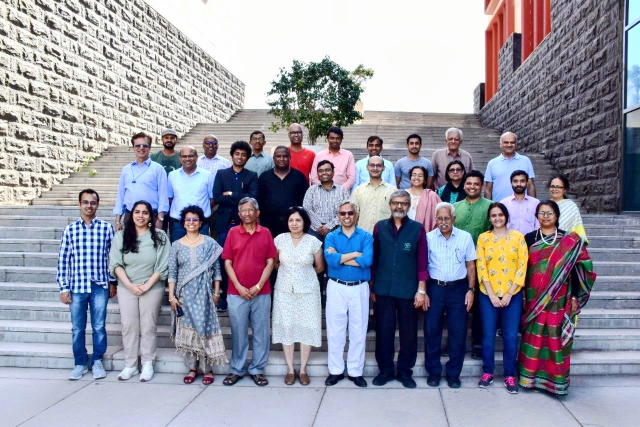
#> input picture Plaksha_Faculty.jpg, 1280 x 854 px (shown at 1/2 size)
$ jupyter execute raghav_lab-5.ipynb
#> lines starting #> are read from the running program, lines starting #| are printed output that depends on the picture; after the words box and inside, x2 and y2 are one past the last pixel; in counts of white or black regions, pixels touching at a corner belong together
#### Instructions

###### Follow the instructions given in comments prefixed with ## and write your code below that.

###### Also fill the partial code in given blanks.

###### Don't make any changes to the rest part of the codes

### Answer the questions given at the end of this notebook within your report.

### You would need to submit your GitHub repository link. Refer to the Section 6: Final Submission on the PDF document for the details.

[cell 1]
import cv2
import numpy as np
import matplotlib.pyplot as plt
from sklearn.cluster import KMeans
from scipy.spatial import distance

[cell 2]
import wandb
from config import API_KEY
wandb.login(key=API_KEY)
wandb.init(project="face_detection_project", name="lab5_experiment")

[cell 3]
## Reading the image plaksha_Faculty.jpg
img = cv2.imread("Plaksha_Faculty.jpg")
#> img is the input picture: shape (854, 1280, 3); mean B, G, R 162.4, 149, 149.2

## Convert the image to grayscale
gray_img = cv2.cvtColor(img, cv2.COLOR_BGR2GRAY)
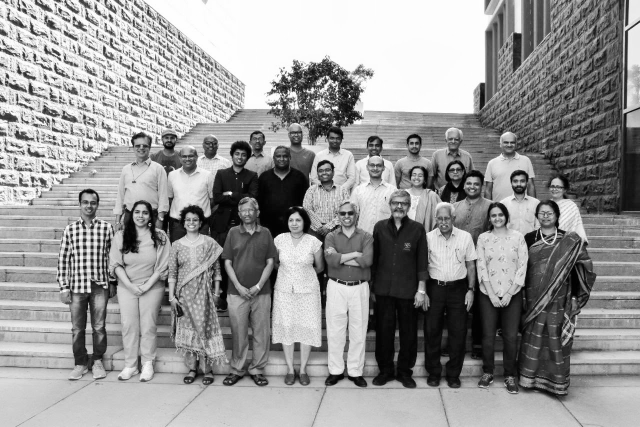
#> gray_img: shape (854, 1280) (shown at 1/2 size); min 0, max 255, mean 150.6

# Loading the required haar-cascade xml classifier file
face_cascade = cv2.CascadeClassifier(cv2.data.haarcascades + "haarcascade_frontalface_default.xml")

# Applying the face detection method on the grayscale image.
## Change the parameters for better detection of faces in your case.
faces_rect = face_cascade.detectMultiScale(gray_img, 1.05, 4, minSize=(25,25), maxSize=(50,50))
#> faces_rect = 30 rows, first 6: [322, 263, 33, 33], [654, 265, 31, 31], [500, 266, 30, 30], [892, 267, 31, 31], [409, 277, 28, 28], [812, 274, 34, 34]

# Define the text and font parameters
text = "Face is detected" ## The text you want to write
font = cv2.FONT_HERSHEY_SIMPLEX  ## Font type
font_scale = 0.5  ## Font scale factor
font_color = (0,0,255)  ## Text color in BGR format (here, it's red)
font_thickness = 1  ## Thickness of the text


# Iterating through rectangles of detected faces
for (x, y, w, h) in faces_rect:
    cv2.rectangle(img, (x, y), (x+w, y+h), (0, 0, 255), 2)
    # Use cv2.putText to add the text to the image, Use text, font, font_scale, font_color, font_thickness here
    cv2.putText(img, text, (x, y-10), font, font_scale, font_color, font_thickness)
#> this loop made 30 passes
#> (x, y, w, h) on passes 1 to 12: (322, 263, 33, 33), (654, 265, 31, 31), (500, 266, 30, 30), (892, 267, 31, 31), (409, 277, 28, 28), (812, 274, 34, 34), (464, 296, 33, 33), (632, 328, 34, 34), (819, 337, 33, 33), (570, 426, 39, 39), (576, 253, 32, 32), (1003, 273, 32, 32)
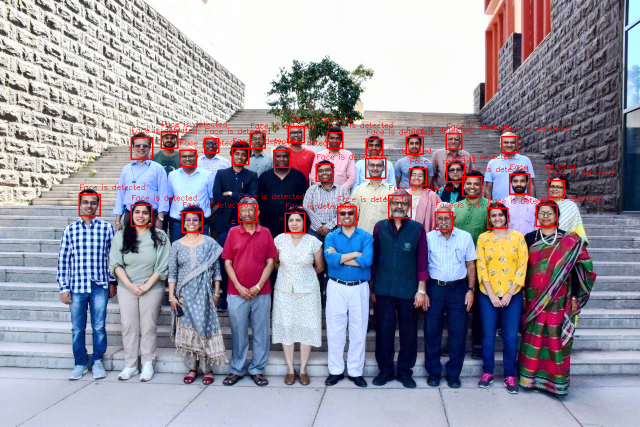
#> img: shape (854, 1280, 3) (shown at 1/2 size); 1.89% of pixels changed, all inside (x1, y1, x2, y2) = (157, 232, 1226, 467)

## Display the image and window title should be "Total number of face detected are #"
# Convert BGR to RGB for proper Matplotlib display
img_rgb = cv2.cvtColor(img, cv2.COLOR_BGR2RGB)

# Display the image inline in the notebook
plt.figure(figsize=(10, 6))
plt.imshow(img_rgb)
plt.axis("off")  # Hide axis
plt.title(f"Total number of faces detected: {len(faces_rect)}")
wandb.log({"Face Detection": wandb.Image(plt.gcf())})
plt.show()

[cell 4]
from matplotlib.offsetbox import OffsetImage, AnnotationBbox
# Extract face region features (Hue and Saturation)
img_hsv = cv2.cvtColor(img, cv2.COLOR_BGR2HSV)
#> img_hsv: shape (854, 1280, 3); mean H, S, V 85.4, 71.5, 174
## call the img and convert it from BGR to HSV and store in img_hsv
hue_saturation = []
face_images = []  # To store detected face images

for (x, y, w, h) in faces_rect:
    face = img_hsv[y:y + h, x:x + w]
    hue = np.mean(face[:, :, 0])
    saturation = np.mean(face[:, :, 1])
    hue_saturation.append((hue, saturation))
    face_images.append(face)
#> this loop made 30 passes
#> (x, y, w, h, hue, saturation) on passes 1 to 12: (322, 263, 33, 33, 57.82, 124.6), (654, 265, 31, 31, 45.65, 142.9), (500, 266, 30, 30, 33.13, 124), (892, 267, 31, 31, 81.31, 108.2), (409, 277, 28, 28, 99.95, 130.7), (812, 274, 34, 34, 57.92, 127.5), (464, 296, 33, 33, 42.56, 134.3), (632, 328, 34, 34, 81.22, 114.8), (819, 337, 33, 33, 36.69, 114.4), (570, 426, 39, 39, 55.81, 115.3), (576, 253, 32, 32, 74.75, 109.2), (1003, 273, 32, 32, 51.71, 106.9)
#> after the loop, face_images = 30 items; hue_saturation = 30 pairs, first value 23.11 to 120.8, second value 87.5 to 142.9

hue_saturation = np.array(hue_saturation)

## Perform k-Means clustering on hue_saturation and store in kmeans
kmeans = KMeans(n_clusters=2, random_state=0).fit(hue_saturation)
centroids = kmeans.cluster_centers_
#> centroids = [[45.12, 120.6], [80.46, 111]]
labels = kmeans.labels_
#> labels = 30 values, max 1 at index 3, min 0 at index 0, mean 0.5

# Create a figure and axis
fig, ax = plt.subplots(figsize=(12, 6))

# Plot the clustered faces with custom markers
for i, (x,y,w,h ) in enumerate(faces_rect):
    im = OffsetImage(cv2.cvtColor(cv2.resize(face_images[i], (20, 20)), cv2.COLOR_HSV2RGB))
    ab = AnnotationBbox(im, (hue_saturation[i, 0], hue_saturation[i, 1]), frameon=False, pad=0)
    ax.add_artist(ab)
    plt.plot(hue_saturation[i, 0], hue_saturation[i, 1])


## Put x label
plt.xlabel("Hue")
## Put y label
plt.ylabel("Saturation")
## Put title
plt.title("Clustered Face Features (Hue & Saturation)")
## Put grid
plt.grid(True)
## show the plot
wandb.log({"Clustered Face Features": wandb.Image(plt.gcf())})
plt.show()
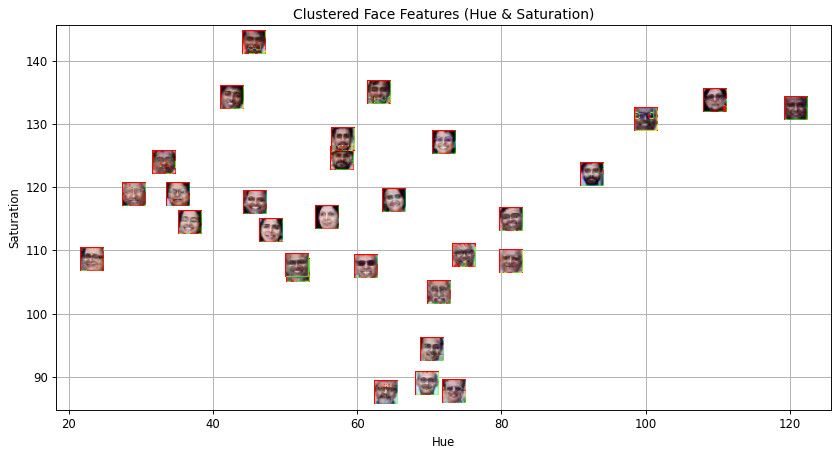
#> figure drawn by matplotlib, 1 panel

[cell 5]
# Create an empty list to store legend labels
legend_labels = []

# Create lists to store points for each cluster
cluster_0_points = []
cluster_1_points = []

# Your code for scatter plot goes here
fig, ax = plt.subplots(figsize=(12, 6))
for i, (x, y, w, h) in enumerate(faces_rect):
    if kmeans.labels_[i] == 0:
        cluster_0_points.append((hue_saturation[i, 0], hue_saturation[i, 1]))
    else:
        cluster_1_points.append((hue_saturation[i, 0], hue_saturation[i, 1]))
#> after the loop, cluster_0_points = [(57.82, 124.6), (45.65, 142.9), (33.13, 124), (57.92, 127.5), (42.56, 134.3), (36.69, 114.4), (55.81, 115.3), (51.71, 106.9), (63.02, 135), (45.8, 117.5), (23.11, 108.5), (28.93, 118.9), (48.03, 113.2), (51.53, 107.6), (35.11, 118.8)]; cluster_1_points = [(81.31, 108.2), (99.95, 130.7), (81.22, 114.8), (74.75, 109.2), (120.8, 132.5), (109.6, 133.8), (72, 127.1), (69.59, 88.9), (92.49, 122), (61.23, 107.5), (65.06, 117.9), (70.27, 94.28), (71.27, 103.4), (73.39, 87.63), (63.96, 87.5)]


cluster_0_points = np.array(cluster_0_points)
#> cluster_0_points = 15 rows, first 8: [57.82, 124.6], [45.65, 142.9], [33.13, 124], [57.92, 127.5], [42.56, 134.3], [36.69, 114.4], [55.81, 115.3], [51.71, 106.9]
# Plot points for cluster 0 in green
plt.scatter(cluster_0_points[:, 0], cluster_0_points[:, 1], color='green', label='Cluster 0')


cluster_1_points = np.array(cluster_1_points)
#> cluster_1_points = 15 rows, first 8: [81.31, 108.2], [99.95, 130.7], [81.22, 114.8], [74.75, 109.2], [120.8, 132.5], [109.6, 133.8], [72, 127.1], [69.59, 88.9]
# Plot points for cluster 1 in blue
plt.scatter(cluster_1_points[:, 0], cluster_1_points[:, 1], color='blue', label='Cluster 1')

# Calculate and plot centroids
centroid_0 = kmeans.cluster_centers_[0]
#> centroid_0 = [45.12, 120.6]
centroid_1 = kmeans.cluster_centers_[1]
#> centroid_1 = [80.46, 111]

# Plot both the centroid for cluster 0 and cluster 1
plt.scatter(centroid_0[0], centroid_0[1], color='black', marker='X', s=100, label='Centroid 0')
plt.scatter(centroid_1[0], centroid_1[1], color='orange', marker='X', s=100, label='Centroid 1')

## Put x label
plt.xlabel("Hue")
## Put y label
plt.ylabel("Saturation")
## Put title
plt.title("Scatter Plot of Clusters")
## Add a legend
plt.legend()
## Add grid
plt.grid(True)
## Show the plot
wandb.log({"Scatter Plot of Clusters": wandb.Image(plt.gcf())})
plt.show()
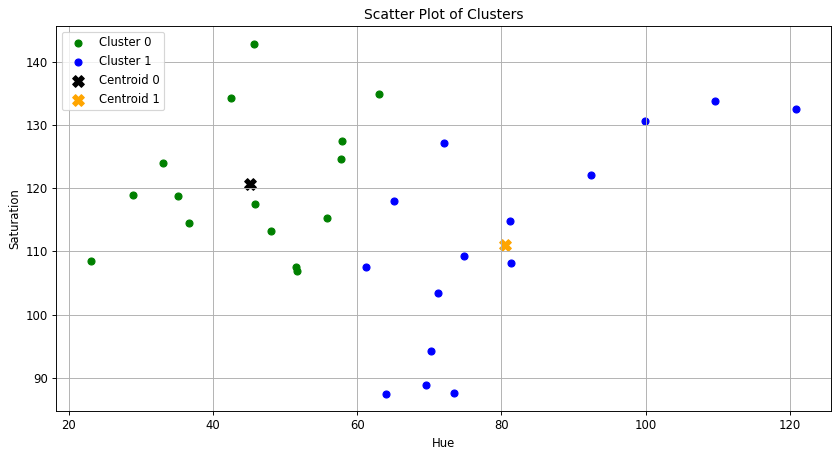
#> figure drawn by matplotlib, 1 panel

[cell 6]
## Read the class of the template image 'Dr_Shashi_Tharoor.jpg' using cv2 and store it in template_img
template_img = cv2.imread("Dr_Shashi_Tharoor.jpg")
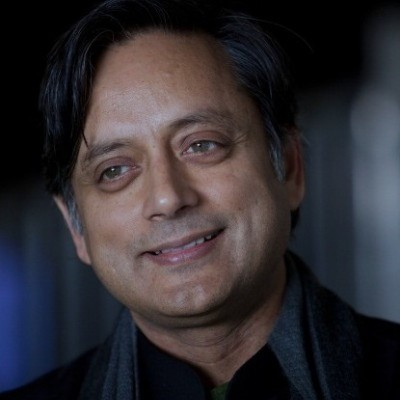
#> input picture Dr_Shashi_Tharoor.jpg, 400 x 400 px
#> template_img is the input picture: shape (400, 400, 3); mean B, G, R 49.8, 45.4, 49.1
# Detect face  in the template image after converting it to gray and store it in template_faces
template_gray = cv2.cvtColor(template_img, cv2.COLOR_BGR2GRAY)
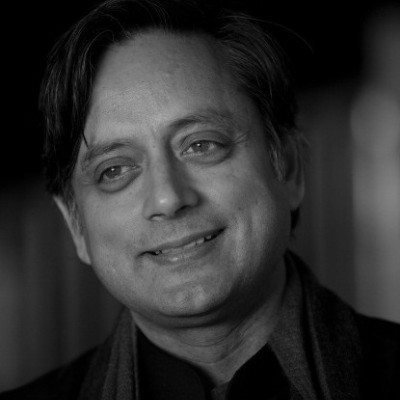
#> template_gray: shape (400, 400); min 0, max 188, mean 47
template_faces = face_cascade.detectMultiScale(template_gray, 1.05, 4, minSize=(25,25), maxSize=(50,50))
#> template_faces = ()

# Draw rectangles around the detected faces
for (x, y, w, h) in template_faces:
    cv2.rectangle(template_img, (x, y), (x + w, y + h), (0, 255, 0), 3)
#> this loop made 0 passes

template_rgb = cv2.cvtColor(template_img, cv2.COLOR_BGR2RGB)
plt.figure(figsize=(6, 6))
plt.imshow(template_rgb)
plt.axis("off")  # Hide axis
plt.title("Detected Faces in Template Image")
wandb.log({"Template Face Detection": wandb.Image(plt.gcf())})
plt.show()

[cell 7]
# Convert the template image to HSV color space and store it in template_hsv
template_hsv = cv2.cvtColor(template_img, cv2.COLOR_BGR2HSV)
#> template_hsv: shape (400, 400, 3); mean H, S, V 66.8, 85.4, 57.9

# Extract hue and saturation features from the template image as we did it for detected faces.
template_hue = np.mean(template_hsv[:, :, 0])
#> template_hue = 66.78
template_saturation = np.mean(template_hsv[:, :, 1])
#> template_saturation = 85.39

# Predict the cluster label for the template image and store it in template_label
template_label = kmeans.predict([[template_hue, template_saturation]])[0]
#> template_label = 1

# Create a figure and axis for visualization
fig, ax = plt.subplots(figsize=(12, 6))

# Plot the clustered faces with custom markers (similar to previous code)
for i, (x, y, w, h) in enumerate(faces_rect):
    color = 'red' if kmeans.labels_[i] == 0 else 'blue'
    im = OffsetImage(cv2.cvtColor(cv2.resize(face_images[i], (20, 20)), cv2.COLOR_HSV2RGB))
    ab = AnnotationBbox(im, (hue_saturation[i, 0], hue_saturation[i, 1]), frameon=False, pad=0)
    ax.add_artist(ab)
    plt.plot(hue_saturation[i, 0], hue_saturation[i, 1], 'o', markersize=5, color=color)
#> this loop made 30 passes

# Plot the template image in the respective cluster
if template_label == 0:
    color = 'red'
else:
    color = 'blue'
im = OffsetImage(cv2.cvtColor(cv2.resize(template_img, (20, 20)), cv2.COLOR_BGR2RGB))
ab = AnnotationBbox(im, (template_hue, template_saturation), frameon=False, pad=0)
ax.add_artist(ab)

## Put x label
plt.xlabel("Hue")
## Put y label
plt.ylabel("Saturation")
## Put title
plt.title("Cluster Visualization with Template")
## Add grid
plt.grid(True)
## show plot
wandb.log({"Cluster Visualization with Template": wandb.Image(plt.gcf())})
plt.show()
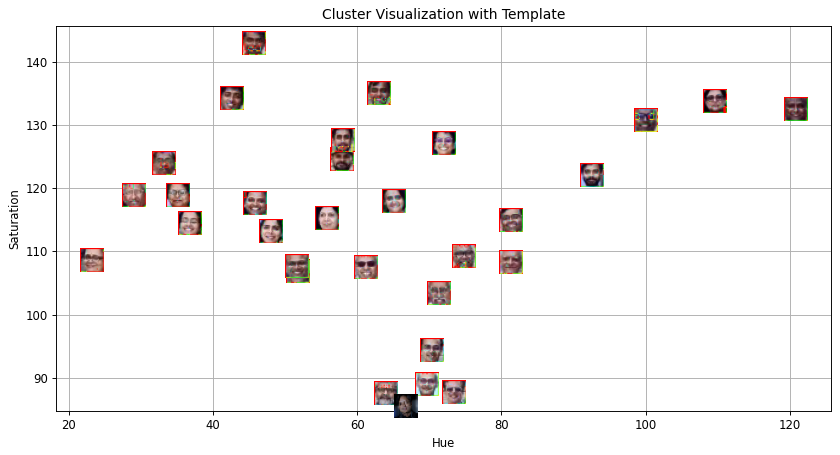
#> figure drawn by matplotlib, 1 panel

[cell 8]
# Create an empty list to store legend labels
legend_labels = []

# Create lists to store points for each cluster
cluster_0_points = []
cluster_1_points = []

# Your code for scatter plot goes here
fig, ax = plt.subplots(figsize=(12, 6))
for i, (x, y, w, h) in enumerate(faces_rect):
    if kmeans.labels_[i] == 0:
        cluster_0_points.append((hue_saturation[i, 0], hue_saturation[i, 1]))
    else:
        cluster_1_points.append((hue_saturation[i, 0], hue_saturation[i, 1]))
#> after the loop, cluster_0_points = [(57.82, 124.6), (45.65, 142.9), (33.13, 124), (57.92, 127.5), (42.56, 134.3), (36.69, 114.4), (55.81, 115.3), (51.71, 106.9), (63.02, 135), (45.8, 117.5), (23.11, 108.5), (28.93, 118.9), (48.03, 113.2), (51.53, 107.6), (35.11, 118.8)]; cluster_1_points = [(81.31, 108.2), (99.95, 130.7), (81.22, 114.8), (74.75, 109.2), (120.8, 132.5), (109.6, 133.8), (72, 127.1), (69.59, 88.9), (92.49, 122), (61.23, 107.5), (65.06, 117.9), (70.27, 94.28), (71.27, 103.4), (73.39, 87.63), (63.96, 87.5)]

# Plot points for cluster 0 in green
cluster_0_points = np.array(cluster_0_points)
#> cluster_0_points = 15 rows, first 8: [57.82, 124.6], [45.65, 142.9], [33.13, 124], [57.92, 127.5], [42.56, 134.3], [36.69, 114.4], [55.81, 115.3], [51.71, 106.9]
plt.scatter(cluster_0_points[:, 0], cluster_0_points[:, 1], color='green', label='Cluster 0')

# Plot points for cluster 1 in blue
cluster_1_points = np.array(cluster_1_points)
#> cluster_1_points = 15 rows, first 8: [81.31, 108.2], [99.95, 130.7], [81.22, 114.8], [74.75, 109.2], [120.8, 132.5], [109.6, 133.8], [72, 127.1], [69.59, 88.9]
plt.scatter(cluster_1_points[:, 0], cluster_1_points[:, 1], color='blue', label='Cluster 1')

# Calculate and plot centroids for both the clusters
centroid_0 = kmeans.cluster_centers_[0]
centroid_1 = kmeans.cluster_centers_[1]
plt.scatter(centroid_0[0], centroid_0[1], color='black', marker='X', s=100, label='Centroid 0')  ## plot for centroid 0
plt.scatter(centroid_1[0], centroid_1[1], color='orange', marker='X', s=100, label='Centroid 1')  ## plot for centroid 1
## plot for centroid 1
plt.plot(template_hue, template_saturation, marker='o', c= 'violet',markersize= 10, label=' Class ?' )

## Put x label
plt.xlabel("Hue")
## Put y label
plt.ylabel("Saturation")
## Put title
plt.title("Scatter Plot of Clusters with Template")
## Add a legend
plt.legend()
## Add grid
plt.grid(True)
## show the plot
wandb.log({"Final Scatter Plot with Template": wandb.Image(plt.gcf())})
plt.show()
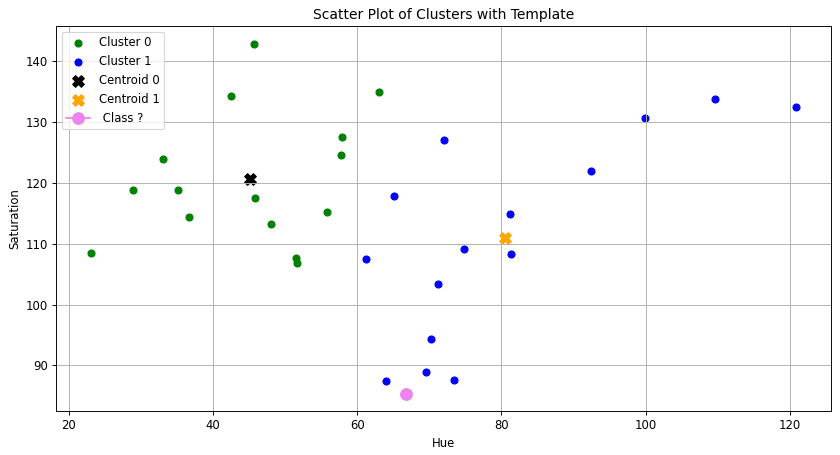
#> figure drawn by matplotlib, 1 panel
                                            ## End of the lab 5 ##
